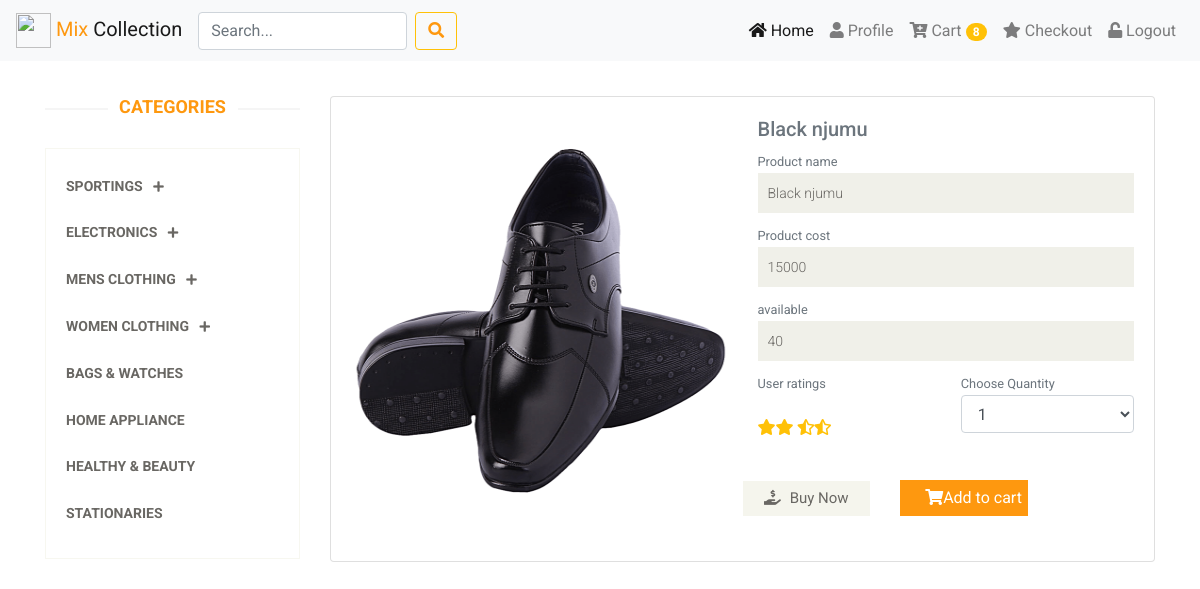
The page /details.php?id=6 (signed in) on the database its author committed.
### tables this page shows
CREATE TABLE `products` (
  `id` int(11) NOT NULL,
  `productname` varchar(100) NOT NULL,
  `quantity` int(11) NOT NULL,
  `available` int(11) NOT NULL,
  `cost` int(11) NOT NULL,
  `cartegory` varchar(50) NOT NULL,
  `photo` varchar(100) NOT NULL
);

### details.php (the view, shortened to what this page needs)
<!DOCTYPE html>
<html lang="en">
<head>
    <link rel="stylesheet" href="css/bootstrap.css">
    <link rel="stylesheet" href="css/bootstrap.min.css">
    <link rel="stylesheet" href="css/main.css">
    <link rel="stylesheet" href="css/responsive.css">
    <link rel="stylesheet" href="css/animate.css">
    <link rel="stylesheet" href="css/all.css">
</head>
<body>
    <?php include "nav1.php" ?>
    <div class="section mt-5">
        <div class="container">
            <div class="row">
                <?php include "logedSide.php"; ?>
                <div class="col-sm-9">
                <?php
                    include "connection.php";
                    $id = $_GET['id'];
                    $sql = "SELECT * FROM products where id ='$id'";
                    $check = mysqli_query($conn, $sql);
                    while($row = mysqli_fetch_assoc($check)){
                 ?>
                     <div class="card">
                        <div class="card-body">
                        <div class="row">
                            <div class="col-md-6">
                                <img src="<?php echo $row['photo']; ?>" style="width: 100%; height: 400px" alt="">
                            </div>
                            <div class="col-md-6  login-form">
                                <h5 class="text-muted"><?php echo $row['productname']; ?> </h5>
                                <form action="" method="POST" enctype="multipart/form-data">
                                    <small class="text-muted">Product name</small>
                                    <input type="text" name="productName" placeholder="Product Name" value="<?php echo $row['productname']; ?>" disabled/>
                                    <small class="text-muted">Product cost</small>
                                    <input type="text" name="cost" placeholder="Cost" value="<?php echo $row['cost']; ?>" disabled/>
                                    <small class="text-muted">available</small>
                                    <input type="text" name="quantity" placeholder="Quantity"  value="<?php echo $row['available']; ?>" disabled/>
                                    <div class="row">
                                        <div class="col-6">
                                            <small class="text-muted">User ratings</small><br>
                                            <i class="fas fa-star text-warning mt-4" ></i><i class="fas fa-star text-warning"></i>  <i class="fas fa-star-half-alt text-warning"></i><i class="fas fa-star-half-alt text-warning"></i><br>
                                        </div>
                                        <div class="col-6">
                                        <small class="text-muted">Choose Quantity</small>
                                            <select name="quantity" id="" value="" class="form-control" placeholder="Product quantity">
                                                <option value="1">1</option>
                                            </select><br>
                                        </div>
                                    <div class="row">
                                        <div class="col-md-6 mt-4">
                                             <a href="checkout.php" class="btn w-100 btn-default add-to-cart"><i class="fas fa-hand-holding-usd"></i> Buy Now</a>
                                        </div>
                                        <div class="col-md-6">
                                           <button type="submit" name="cart" class="btn w-100"><i class="fa fa-shopping-cart"></i>Add to cart</button>
                                        </div>
                                    </div>
                                </div>
                                </form>
                            </div>
                       </div>
                        </div>
                     </div>
                    <?php } ?>
				</div>
            </div>
        </div>
    </div>
</body>
</html>

### css/main.css (style rules this page uses)
body { font-family: 'Roboto', sans-serif; background:; position: relative; font-weight:400px; }
a { -webkit-transition: 300ms; -moz-transition: 300ms; -o-transition: 300ms; transition: 300ms; }
h1, h2, h3, h4, h5, h6 { font-family: 'Roboto', sans-serif; }
.add-to-cart { background:#F5F5ED; border: 0 none; border-radius: 0; color: #696763; font-family: 'Roboto', sans-serif; font-size: 15px; margin-bottom: 25px; }
.add-to-cart i { margin-right:5px; }
.login-form form input, .signup-form form input { background: #F0F0E9; border: medium none; color: #696763; display: block; font-family: 'Roboto', sans-serif; font-size: 14px; font-weight: 300; height: 40px; margin-bottom: 10px; outline: medium none; padding-left: 10px; width: 100%; }
.login-form form button { margin-top: 23px; }
.login-form form button, .signup-form form button { background: #FE980F; border: medium none; border-radius: 0; color: #FFFFFF; display: block; font-family: 'Roboto', sans-serif; padding: 6px 25px; }
.user_info input, select, textarea { background: #F0F0E9; border:0; color: #696763; padding: 5px; width: 100%; border-radius: 0; resize: none }

### css/all.css (style rules this page uses)
.fa, .fas, .far, .fal, .fad, .fab { -moz-osx-font-smoothing: grayscale; -webkit-font-smoothing: antialiased; display: inline-block; font-style: normal; font-variant: normal; text-rendering: auto; line-height: 1; }
.fa-hand-holding-usd:before { content: "\f4c0"; }
.fa-shopping-cart:before { content: "\f07a"; }
.fa-star:before { content: "\f005"; }
.fa-star-half-alt:before { content: "\f5c0"; }

### rows shown on the page
products: photo (picture), productname "Black njumu", productName "Black njumu", cost "15000", quantity "40"
